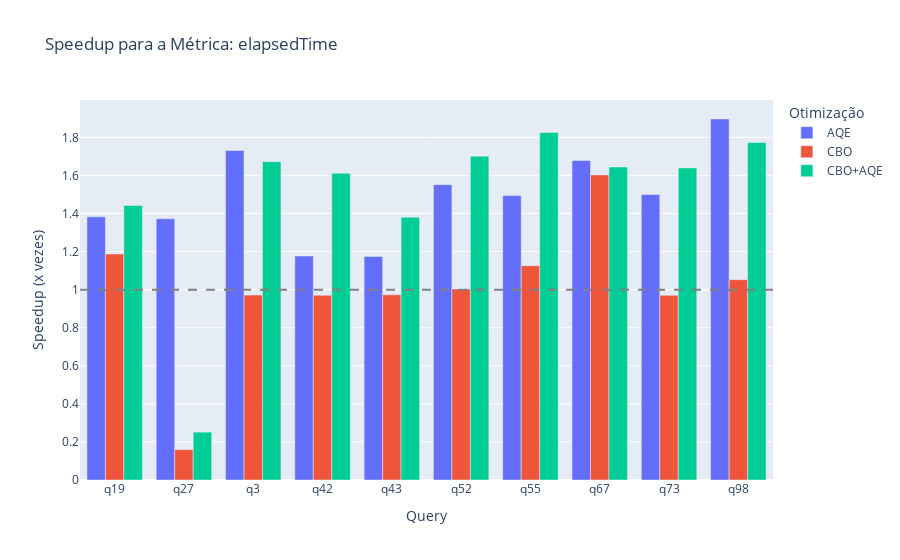
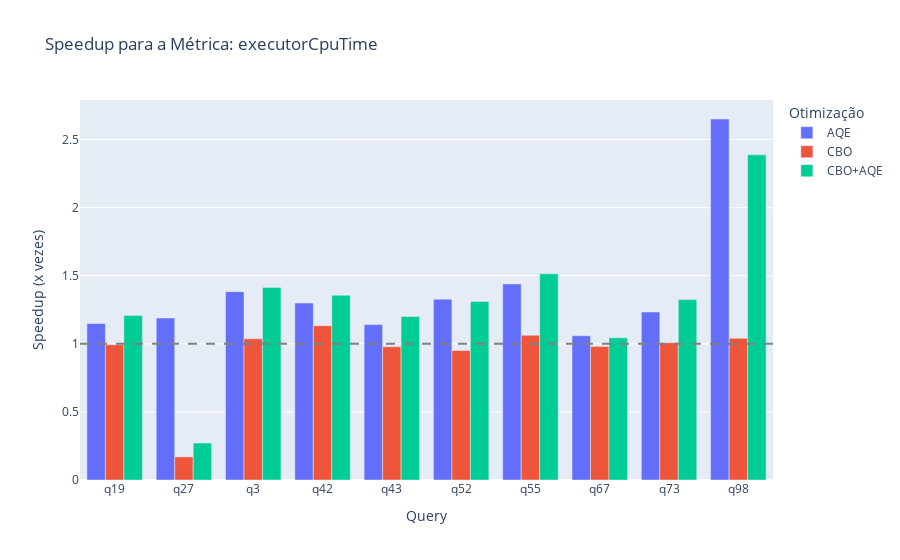
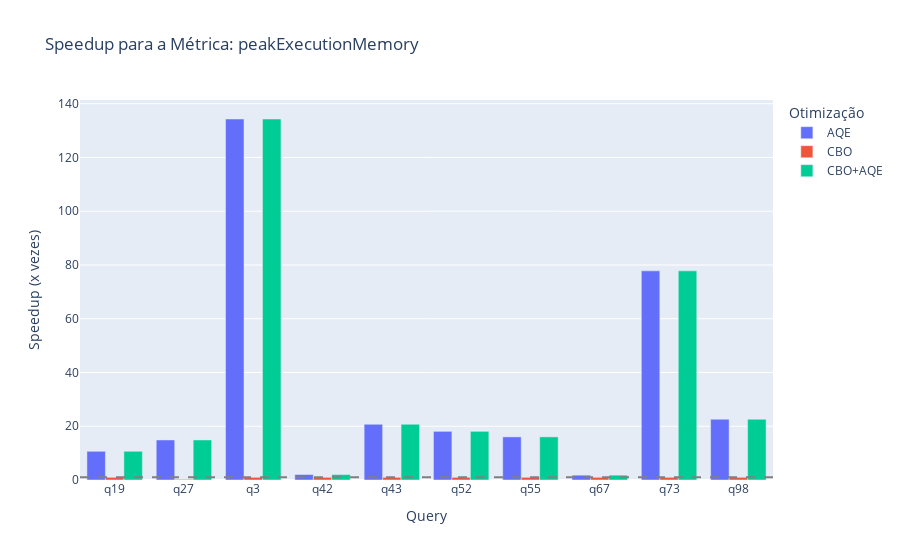

The notebook cell saved with these charts, in order:
### Code cell
import json

# Lista de métricas para análise
metrics = [
    "elapsedTime",
    "executorCpuTime",
    "peakExecutionMemory",
    "shuffleTotalBytesRead",
    "shuffleBytesWritten",
    "bytesRead",
    "bytesWritten"
]

# Iterar sobre cada métrica e criar um gráfico de speedup
for metric in metrics:
    # Calcular o speedup para a métrica atual
    pivot_metric_df = df_all_queries.pivot_table(
        index=['query'], 
        columns='execution_mode', 
        values=metric
    ).reset_index()

    # Adicionar colunas de speedup
    if 'wo' in pivot_metric_df.columns:
        if 'aqe' in pivot_metric_df.columns:
            pivot_metric_df['speedup_aqe'] = pivot_metric_df['wo'] / pivot_metric_df['aqe']
        if 'cbo' in pivot_metric_df.columns:
            pivot_metric_df['speedup_cbo'] = pivot_metric_df['wo'] / pivot_metric_df['cbo']
        if 'cboaqe' in pivot_metric_df.columns:
            pivot_metric_df['speedup_cboaqe'] = pivot_metric_df['wo'] / pivot_metric_df['cboaqe']

    # Transformar para formato long para plotagem
    speedup_cols = [col for col in pivot_metric_df.columns if col.startswith('speedup_')]
    if speedup_cols:
        speedup_metric_df = pivot_metric_df.melt(
            id_vars=['query'],
            value_vars=speedup_cols,
            var_name='optimization',
            value_name='speedup'
        )
        
        # Melhorar rótulos para o gráfico
        speedup_metric_df['optimization'] = speedup_metric_df['optimization'].str.replace('speedup_', '')
        speedup_metric_df['optimization'] = speedup_metric_df['optimization'].map({
            'aqe': 'AQE',
            'cbo': 'CBO',
            'cboaqe': 'CBO+AQE'
        })
        
        # Plotar o gráfico de speedup para a métrica atual
        fig_metric_speedup = px.bar(
            speedup_metric_df,
            x='query',
            y='speedup',
            color='optimization',
            barmode='group',
            title=f'Speedup para a Métrica: {metric}',
            labels={'speedup': 'Speedup (x vezes)', 'query': 'Query', 'optimization': 'Otimização'}
        )
        fig_metric_speedup.update_layout(xaxis={'categoryorder': 'category ascending'})
        fig_metric_speedup.add_hline(y=1, line_dash="dash", line_color="gray")
        fig_metric_speedup.show()
        
        # Converter os resultados para JSON e imprimir
        json_result = speedup_metric_df.to_json(orient='records', indent=4)
        print(f"Resultados para a métrica {metric} em formato JSON:")
        print(json_result)

### Figure 1 — Plotly figure (JSON) as saved in the notebook; plotly's stock layout.template omitted (floating-point values rounded to 4 significant figures)
{"data": [{"alignmentgroup": "True", "hovertemplate": "Otimização=AQE<br>Query=%{x}<br>Speedup (x vezes)=%{y}<extra></extra>", "legendgroup": "AQE", "marker": {"color": "#636efa", "pattern": {"shape": ""}}, "name": "AQE", "offsetgroup": "AQE", "orientation": "v", "showlegend": true, "textposition": "auto", "type": "bar", "x": ["q19", "q27", "q3", "q42", "q43", "q52", "q55", "q67", "q73", "q98"], "xaxis": "x", "y": [1.382, 1.372, 1.731, 1.176, 1.174, 1.551, 1.494, 1.678, 1.5, 1.896], "yaxis": "y"}, {"alignmentgroup": "True", "hovertemplate": "Otimização=CBO<br>Query=%{x}<br>Speedup (x vezes)=%{y}<extra></extra>", "legendgroup": "CBO", "marker": {"color": "#EF553B", "pattern": {"shape": ""}}, "name": "CBO", "offsetgroup": "CBO", "orientation": "v", "showlegend": true, "textposition": "auto", "type": "bar", "x": ["q19", "q27", "q3", "q42", "q43", "q52", "q55", "q67", "q73", "q98"], "xaxis": "x", "y": [1.187, 0.1595, 0.9713, 0.9703, 0.973, 1.004, 1.125, 1.603, 0.97, 1.052], "yaxis": "y"}, {"alignmentgroup": "True", "hovertemplate": "Otimização=CBO+AQE<br>Query=%{x}<br>Speedup (x vezes)=%{y}<extra></extra>", "legendgroup": "CBO+AQE", "marker": {"color": "#00cc96", "pattern": {"shape": ""}}, "name": "CBO+AQE", "offsetgroup": "CBO+AQE", "orientation": "v", "showlegend": true, "textposition": "auto", "type": "bar", "x": ["q19", "q27", "q3", "q42", "q43", "q52", "q55", "q67", "q73", "q98"], "xaxis": "x", "y": [1.442, 0.2515, 1.672, 1.611, 1.38, 1.701, 1.826, 1.644, 1.639, 1.773], "yaxis": "y"}], "layout": {"barmode": "group", "legend": {"title": {"text": "Otimização"}, "tracegroupgap": 0}, "shapes": [{"line": {"color": "gray", "dash": "dash"}, "type": "line", "x0": 0, "x1": 1, "xref": "x domain", "y0": 1, "y1": 1, "yref": "y"}], "title": {"text": "Speedup para a Métrica: elapsedTime"}, "xaxis": {"anchor": "y", "categoryorder": "category ascending", "domain": [0, 1], "title": {"text": "Query"}}, "yaxis": {"anchor": "x", "domain": [0, 1], "title": {"text": "Speedup (x vezes)"}}}}

### Figure 2 — Plotly figure (JSON) as saved in the notebook; plotly's stock layout.template omitted (floating-point values rounded to 4 significant figures)
{"data": [{"alignmentgroup": "True", "hovertemplate": "Otimização=AQE<br>Query=%{x}<br>Speedup (x vezes)=%{y}<extra></extra>", "legendgroup": "AQE", "marker": {"color": "#636efa", "pattern": {"shape": ""}}, "name": "AQE", "offsetgroup": "AQE", "orientation": "v", "showlegend": true, "textposition": "auto", "type": "bar", "x": ["q19", "q27", "q3", "q42", "q43", "q52", "q55", "q67", "q73", "q98"], "xaxis": "x", "y": [1.149, 1.19, 1.383, 1.3, 1.141, 1.328, 1.44, 1.059, 1.234, 2.651], "yaxis": "y"}, {"alignmentgroup": "True", "hovertemplate": "Otimização=CBO<br>Query=%{x}<br>Speedup (x vezes)=%{y}<extra></extra>", "legendgroup": "CBO", "marker": {"color": "#EF553B", "pattern": {"shape": ""}}, "name": "CBO", "offsetgroup": "CBO", "orientation": "v", "showlegend": true, "textposition": "auto", "type": "bar", "x": ["q19", "q27", "q3", "q42", "q43", "q52", "q55", "q67", "q73", "q98"], "xaxis": "x", "y": [0.9939, 0.1698, 1.038, 1.133, 0.9786, 0.9509, 1.063, 0.9812, 1.008, 1.04], "yaxis": "y"}, {"alignmentgroup": "True", "hovertemplate": "Otimização=CBO+AQE<br>Query=%{x}<br>Speedup (x vezes)=%{y}<extra></extra>", "legendgroup": "CBO+AQE", "marker": {"color": "#00cc96", "pattern": {"shape": ""}}, "name": "CBO+AQE", "offsetgroup": "CBO+AQE", "orientation": "v", "showlegend": true, "textposition": "auto", "type": "bar", "x": ["q19", "q27", "q3", "q42", "q43", "q52", "q55", "q67", "q73", "q98"], "xaxis": "x", "y": [1.208, 0.2718, 1.413, 1.357, 1.201, 1.311, 1.514, 1.044, 1.325, 2.388], "yaxis": "y"}], "layout": {"barmode": "group", "legend": {"title": {"text": "Otimização"}, "tracegroupgap": 0}, "shapes": [{"line": {"color": "gray", "dash": "dash"}, "type": "line", "x0": 0, "x1": 1, "xref": "x domain", "y0": 1, "y1": 1, "yref": "y"}], "title": {"text": "Speedup para a Métrica: executorCpuTime"}, "xaxis": {"anchor": "y", "categoryorder": "category ascending", "domain": [0, 1], "title": {"text": "Query"}}, "yaxis": {"anchor": "x", "domain": [0, 1], "title": {"text": "Speedup (x vezes)"}}}}

### Figure 3 — Plotly figure (JSON) as saved in the notebook; plotly's stock layout.template omitted (floating-point values rounded to 4 significant figures)
{"data": [{"alignmentgroup": "True", "hovertemplate": "Otimização=AQE<br>Query=%{x}<br>Speedup (x vezes)=%{y}<extra></extra>", "legendgroup": "AQE", "marker": {"color": "#636efa", "pattern": {"shape": ""}}, "name": "AQE", "offsetgroup": "AQE", "orientation": "v", "showlegend": true, "textposition": "auto", "type": "bar", "x": ["q19", "q27", "q3", "q42", "q43", "q52", "q55", "q67", "q73", "q98"], "xaxis": "x", "y": [10.68, 14.9, 134.3, 2.038, 20.73, 18.11, 16.04, 1.799, 77.81, 22.62], "yaxis": "y"}, {"alignmentgroup": "True", "hovertemplate": "Otimização=CBO<br>Query=%{x}<br>Speedup (x vezes)=%{y}<extra></extra>", "legendgroup": "CBO", "marker": {"color": "#EF553B", "pattern": {"shape": ""}}, "name": "CBO", "offsetgroup": "CBO", "orientation": "v", "showlegend": true, "textposition": "auto", "type": "bar", "x": ["q19", "q27", "q3", "q42", "q43", "q52", "q55", "q67", "q73", "q98"], "xaxis": "x", "y": [1.0, 0.2426, 1.0, 1.0, 1.0, 1.0, 1.0, 1.0, 1.0, 1.0], "yaxis": "y"}, {"alignmentgroup": "True", "hovertemplate": "Otimização=CBO+AQE<br>Query=%{x}<br>Speedup (x vezes)=%{y}<extra></extra>", "legendgroup": "CBO+AQE", "marker": {"color": "#00cc96", "pattern": {"shape": ""}}, "name": "CBO+AQE", "offsetgroup": "CBO+AQE", "orientation": "v", "showlegend": true, "textposition": "auto", "type": "bar", "x": ["q19", "q27", "q3", "q42", "q43", "q52", "q55", "q67", "q73", "q98"], "xaxis": "x", "y": [10.68, 14.9, 134.3, 2.038, 20.73, 18.11, 16.04, 1.799, 77.81, 22.62], "yaxis": "y"}], "layout": {"barmode": "group", "legend": {"title": {"text": "Otimização"}, "tracegroupgap": 0}, "shapes": [{"line": {"color": "gray", "dash": "dash"}, "type": "line", "x0": 0, "x1": 1, "xref": "x domain", "y0": 1, "y1": 1, "yref": "y"}], "title": {"text": "Speedup para a Métrica: peakExecutionMemory"}, "xaxis": {"anchor": "y", "categoryorder": "category ascending", "domain": [0, 1], "title": {"text": "Query"}}, "yaxis": {"anchor": "x", "domain": [0, 1], "title": {"text": "Speedup (x vezes)"}}}}
